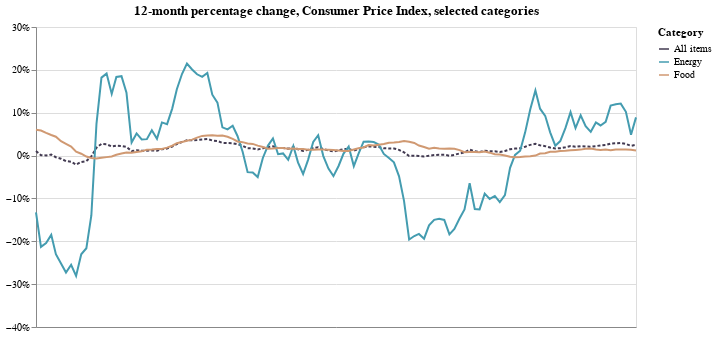

Write notebook code for a chart like this one.
### Code cell
base = alt.Chart(
    three_cats,
    title="12-month percentage change, Consumer Price Index, selected categories"
).encode(
    x=alt.X(
        "date:T",
        timeUnit="yearmonth",
        axis=alt.Axis(
            title=None,
            labelAngle=0,
            grid=False,
            # A truly gnarly hack from https://github.com/altair-viz/altair/issues/187
            values=list(pd.to_datetime([
                '2008-10-01',
                '2010-10-01',
                '2012-10-01',
                '2014-10-01',
                '2016-10-01',
                '2018-10-01'
            ]).astype(int) / 10 ** 6)
        ),
    ),
    y=alt.Y(
        "pct_change:Q",
        axis=alt.Axis(title=None, format='%'),
        scale=alt.Scale(domain=[-0.4, 0.3])
    ),
    color=alt.Color(
        "series_items_name:N",
        legend=alt.Legend(title="Category"),
        scale=alt.Scale(range=["#423a51", "#449cb0", "#d09972"])
    )
)

all_items = base.transform_filter(
    alt.datum.series_items_name == 'All items'
).mark_line(strokeDash=[3, 2])

other_items = base.transform_filter(
    alt.datum.series_items_name != 'All items'
).mark_line()

(all_items + other_items).properties(width=600)

### Figure 1 — Vega-Lite specification as saved in the notebook (floating-point values rounded to 4 significant figures; data arrays with more than 128 entries replaced by an {"elided": "..."} marker saying what was removed)
{"$schema": "https://vega.github.io/schema/vega-lite/v2.6.0.json", "config": {"view": {"height": 300, "width": 400}}, "datasets": {"data-13a1b630dc2140c8c325bb5c4b824ef6": {"elided": "360 records"}}, "layer": [{"data": {"name": "data-13a1b630dc2140c8c325bb5c4b824ef6"}, "encoding": {"color": {"field": "series_items_name", "legend": {"title": "Category"}, "scale": {"range": ["#423a51", "#449cb0", "#d09972"]}, "type": "nominal"}, "x": {"axis": {"grid": false, "labelAngle": 0, "title": null, "values": [1222819200000, 1285891200000, 1349049600000, 1412121600000, 1475280000000, 1538352000000]}, "field": "date", "timeUnit": "yearmonth", "type": "temporal"}, "y": {"axis": {"format": "%", "title": null}, "field": "pct_change", "scale": {"domain": [-0.4, 0.3]}, "type": "quantitative"}}, "mark": {"strokeDash": [3, 2], "type": "line"}, "title": "12-month percentage change, Consumer Price Index, selected categories", "transform": [{"filter": "(datum.series_items_name === 'All items')"}]}, {"data": {"name": "data-13a1b630dc2140c8c325bb5c4b824ef6"}, "encoding": {"color": {"field": "series_items_name", "legend": {"title": "Category"}, "scale": {"range": ["#423a51", "#449cb0", "#d09972"]}, "type": "nominal"}, "x": {"axis": {"grid": false, "labelAngle": 0, "title": null, "values": [1222819200000, 1285891200000, 1349049600000, 1412121600000, 1475280000000, 1538352000000]}, "field": "date", "timeUnit": "yearmonth", "type": "temporal"}, "y": {"axis": {"format": "%", "title": null}, "field": "pct_change", "scale": {"domain": [-0.4, 0.3]}, "type": "quantitative"}}, "mark": "line", "title": "12-month percentage change, Consumer Price Index, selected categories", "transform": [{"filter": "(datum.series_items_name !== 'All items')"}]}], "width": 600}
